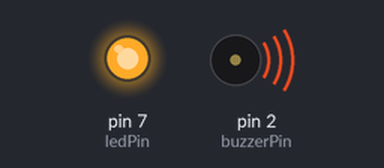
Recording of a sketch running on a simulated Arduino Uno, built with avr-gcc and run on an emulated ATmega328P. Shown: output pins drawn as LEDs (lit = HIGH), buzzer (waves = sounding). What the sketch prints to the serial monitor is not drawn.

Above: at 0.1 s.
At 1.1 s:
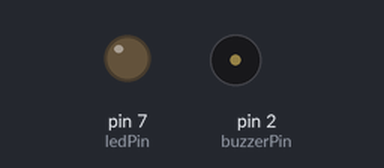
Timing chart, 0 to 2.6 s (numbered marks = the images above):
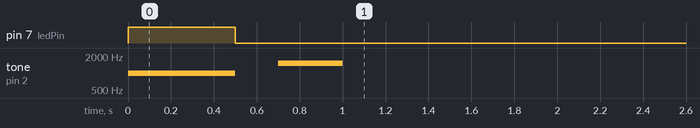

The sketch:

E_Car_Startup_Alert_Sound.ino
```cpp
// -------------------------
// E-Car Startup Alert Sound
// -------------------------

const int buzzerPin = 2;   // Buzzer pin
const int ledPin = 7;      // LED for startup indication

void setup() {
  pinMode(buzzerPin, OUTPUT);
  pinMode(ledPin, OUTPUT);

  // Startup Sound (EV ignition alert)
  digitalWrite(ledPin, HIGH);
  tone(buzzerPin, 1000);
  delay(500);
  noTone(buzzerPin);
  digitalWrite(ledPin, LOW);

  delay(200);
  tone(buzzerPin, 1500);
  delay(300);
  noTone(buzzerPin);

  Serial.begin(9600);
  Serial.println("E-Car Powered ON 🚗⚡");
}

void loop() {
  // Nothing to do in loop (only plays on startup)
}
```
